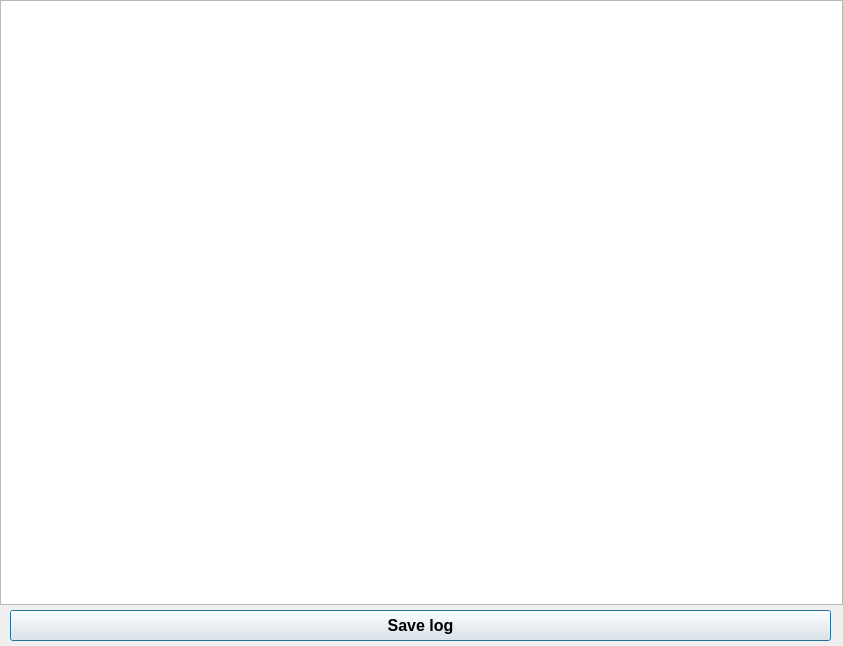
<?xml version="1.0" encoding="UTF-8"?>
<ui version="4.0">
 <class>report</class>
 <widget class="QDialog" name="report">
  <property name="geometry">
   <rect>
    <x>0</x>
    <y>0</y>
    <width>843</width>
    <height>646</height>
   </rect>
  </property>
  <property name="windowTitle">
   <string>AequilibraE - Procedure report</string>
  </property>
  <widget class="QTextEdit" name="all_data">
   <property name="geometry">
    <rect>
     <x>0</x>
     <y>0</y>
     <width>843</width>
     <height>605</height>
    </rect>
   </property>
  </widget>
  <widget class="QPushButton" name="but_save_log">
   <property name="geometry">
    <rect>
     <x>10</x>
     <y>610</y>
     <width>821</width>
     <height>31</height>
    </rect>
   </property>
   <property name="font">
    <font>
     <pointsize>12</pointsize>
     <weight>75</weight>
     <bold>true</bold>
    </font>
   </property>
   <property name="text">
    <string>Save log</string>
   </property>
  </widget>
 </widget>
 <resources/>
 <connections/>
</ui>
